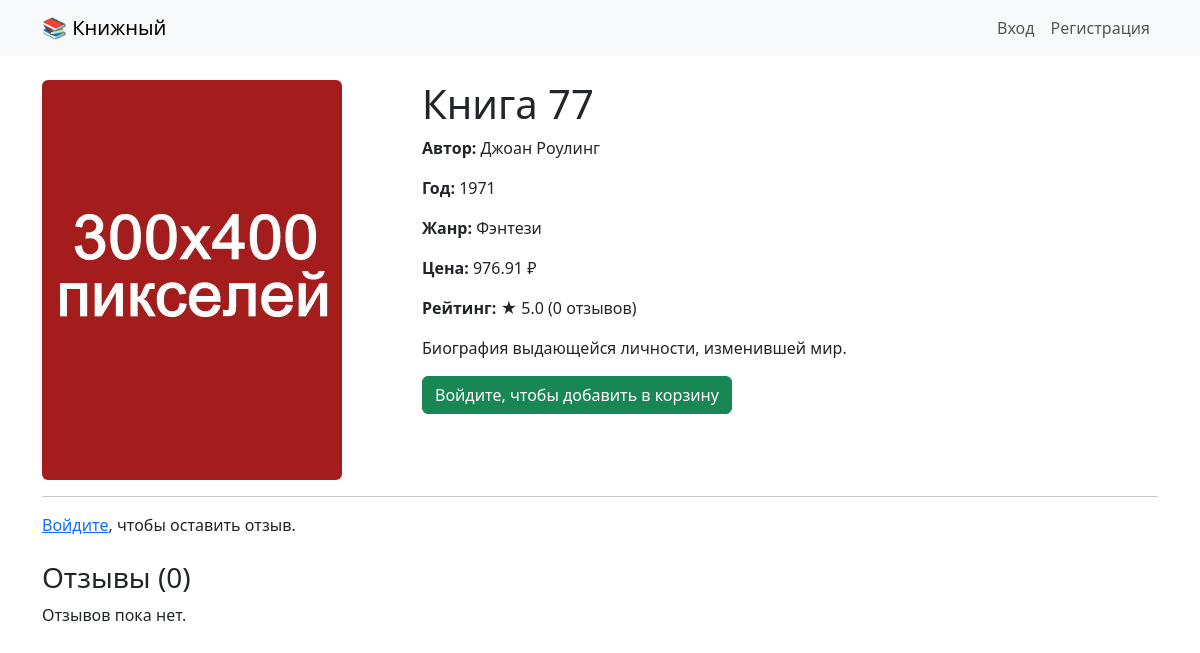
The app's page /book/77 with its own data.
### bookstore/app/models.py (models this page shows)
class Book(db.Model):
    id = db.Column(db.Integer, primary_key=True)
    title = db.Column(db.String(200), nullable=False)
    author = db.Column(db.String(100), nullable=False)
    year = db.Column(db.Integer)
    price = db.Column(db.Float, nullable=False)
    cover = db.Column(db.String(200), default='placeholder.jpg')
    description = db.Column(db.Text)
    rating = db.Column(db.Float, default=0.0)
    review_count = db.Column(db.Integer, default=0)
    genres = db.relationship('Genre', secondary=book_genre, backref='books')
    cart_items = db.relationship('CartItem', backref='book', lazy=True)
    order_items = db.relationship('OrderItem', backref='book', lazy=True)
    reviews = db.relationship('Review', backref='book', lazy=True, cascade="all, delete-orphan")

class Genre(db.Model):
    id = db.Column(db.Integer, primary_key=True)
    name = db.Column(db.String(50), unique=True, nullable=False)

### bookstore/app/routes.py (the view, shortened to what this page needs)
@main.route('/book/<int:book_id>', methods=['GET', 'POST'])
def book_detail(book_id):
    book = Book.query.get_or_404(book_id)
    review_form = ReviewForm()
    return render_template('book_detail.html', book=book, form=review_form)

### bookstore/app/templates/book_detail.html
{% extends "base.html" %}
{% block content %}
<div class="row">
  <div class="col-md-4">
    <img src="{{ url_for('static', filename=book.cover) }}" class="img-fluid rounded" alt="{{ book.title }}">
  </div>
  <div class="col-md-8">
    <h1>{{ book.title }}</h1>
    <p><strong>Автор:</strong> {{ book.author }}</p>
    <p><strong>Год:</strong> {{ book.year or '—' }}</p>
    <p><strong>Жанр:</strong>
      {% for g in book.genres %}
        {{ g.name }}{% if not loop.last %}, {% endif %}
      {% endfor %}
    </p>
    <p><strong>Цена:</strong> {{ "%.2f"|format(book.price) }} ₽</p>
    <p><strong>Рейтинг:</strong> ★ {{ "%.1f"|format(book.rating) }} ({{ book.review_count }} отзывов)</p>
    <p>{{ book.description or 'Описание отсутствует.' }}</p>
    {% if current_user.is_authenticated %}
      <a href="{{ url_for('main.add_to_cart', book_id=book.id) }}" class="btn btn-success">Добавить в корзину</a>
    {% else %}
      <a href="{{ url_for('auth.login') }}" class="btn btn-success">Войдите, чтобы добавить в корзину</a>
    {% endif %}
  </div>
</div>
<hr>
{% if current_user.is_authenticated %}
<h3>Оставить отзыв</h3>
<form method="POST">
  {{ form.hidden_tag() }}
  <div class="mb-3">
    {{ form.rating.label(class="form-label") }}
    {{ form.rating(class="form-select") }}
  </div>
  <div class="mb-3">
    {{ form.comment.label(class="form-label") }}
    {{ form.comment(class="form-control", rows=3) }}
  </div>
  {{ form.submit(class="btn btn-primary") }}
</form>
{% else %}
<p><a href="{{ url_for('auth.login') }}">Войдите</a>, чтобы оставить отзыв.</p>
{% endif %}
<h3 class="mt-4">Отзывы ({{ book.reviews|length }})</h3>
{% for review in book.reviews %}
  <div class="card mb-2">
    <div class="card-body">
      <p class="mb-1"><strong>{{ review.user.name }}</strong> — ★ {{ review.rating }}</p>
      <small class="text-muted">{{ review.created_at.strftime('%d.%m.%Y') }}</small>
      <p class="mt-2">{{ review.comment or 'Без комментария' }}</p>
    </div>
  </div>
{% else %}
  <p>Отзывов пока нет.</p>
{% endfor %}
{% endblock %}

### records on screen
Book: cover (placeholder picture), title "Книга 77", author "Джоан Роулинг", year "1971", price "976.91", rating "5.0", review_count "0", description "Биография выдающейся личности, изменившей мир."
Genre: name "Фэнтези"

### other values on screen
{{ book.reviews|length }} "0"
